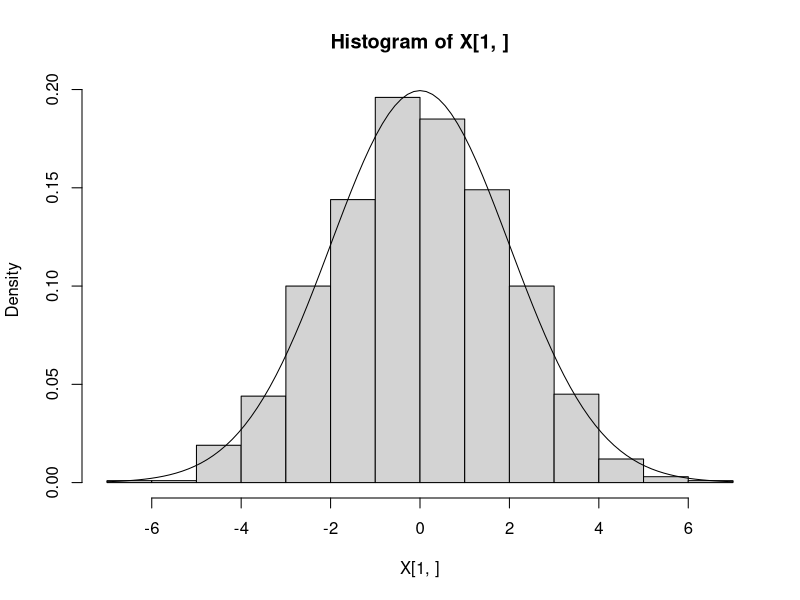

Source code (R):
mu <- c(0, 1, -2)
sig <- matrix(data = c(4, 1, 0, 1, 2, -0.5, 0, -0.5, 6), nrow = 3)

L <- t(chol(sig)) # Normally gives upper, transpose to lower

z <- rnorm(3)

mu + L %*% z

n_sim <- 1000

Z <- matrix(rnorm(3*n_sim), nrow = 3)

X <- mu + L %*% Z
hist(X[1, ], freq = F)
curve(dnorm(x, 0, sqrt(4)), add = TRUE)


rowMeans(X)
cov(t(X))

cov(X[1, ], X[2, ])
